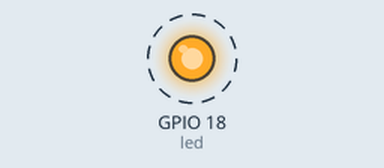
Recording of a program running on a simulated Raspberry Pi (BCM pin numbers). On the bench: output pins drawn as LEDs (lit = HIGH). Dashed ring = blinking.

Above: at 0.5 s.
Timing chart, 0 to 4.6 s (numbered marks = the images above):
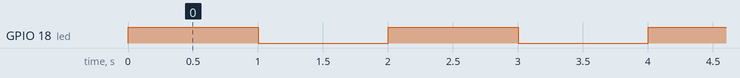

The program:

blink.py
```python
# test github

from gpiozero import LED
from time import sleep

led = LED(18)

try:
    while True:
        led.on()
        sleep(1)
        led.off()
        sleep(1)

except KeyboardInterrupt:
    led.close()
```

Measured:
- by itself, GPIO 18 (led): alternates HIGH for 1.0 s and LOW for 1.0 s
